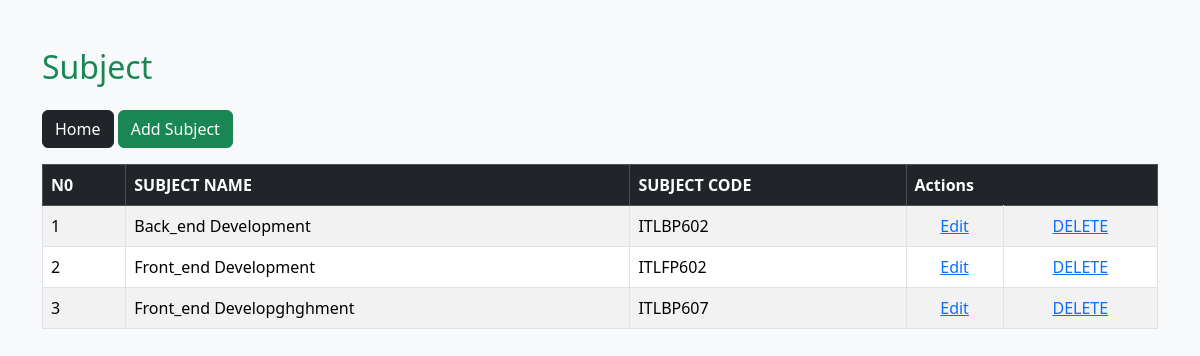
Screenshot of /subjectview.php with the database file from the repository.
### tables this page shows
CREATE TABLE `subjects` (
  `subject_id` int(11) NOT NULL,
  `subject_name` varchar(100) NOT NULL,
  `subject_code` varchar(20) NOT NULL
);

### subjectview.php (the view, shortened to what this page needs)
<!DOCTYPE html>
<html lang="en">
<head>
  <link href="https://cdn.jsdelivr.net/npm/bootstrap@5.3.2/dist/css/bootstrap.min.css" rel="stylesheet">
  <link href="https://cdn.jsdelivr.net/npm/bootstrap-icons@1.11.1/font/bootstrap-icons.css" rel="stylesheet">
</head>
<body class="bg-light">
    <?php
    $connect = mysqli_connect('localhost', 'root', '', 'lol_sms');
    ?>
<div class="container py-5">
    <h2 class="text-success mb-4">Subject</h2>
    <a href="home.php" class="btn btn-dark mb-3">Home</a>
    <a href="subject.php" class="btn btn-success mb-3">Add Subject</a>
    <div class="table-responsive">
        <table class="table table-bordered table-striped">
            <thead class="table-dark">
            <tr>
                <th>N0</th>
                <th>SUBJECT NAME</th>
                <th>SUBJECT CODE</th>
                <th colspan="2">Actions</th>
            </tr>
        </thead>
        <tbody>
            <?php
            $w=1;
            $view_query = mysqli_query($connect, "SELECT * FROM subjects");
            if ($view_query && mysqli_num_rows($view_query) > 0) {
                while ($row = mysqli_fetch_assoc($view_query)) {
                    ?>
          <tr>
            <td><?php echo $w++;?></td>
            <td><?php echo $row['subject_name'];?></td>
            <td><?php echo $row['subject_code'];?></td>
            <td class="update"><center><a class="lin" href="sub_update.php?up=<?php echo $row['subject_id'];?>">Edit</a></center></td>
            <td class="delete"><center><a class="lin" href="sub_delete.php?del=<?php echo $row['subject_id'];?>">DELETE</a></center></td>
          </tr>
           <?php
            }
            ?>
            </tbody>
            <?php
          }
            ?>
        </table>
    </div>
</div>
</body>
</html>
</body>
</html>

### rows the page displays
subjects: subject_name "Back_end Development", subject_code "ITLBP602"
subjects: subject_name "Front_end Development", subject_code "ITLFP602"
subjects: subject_name "Front_end Developghghment", subject_code "ITLBP607"
